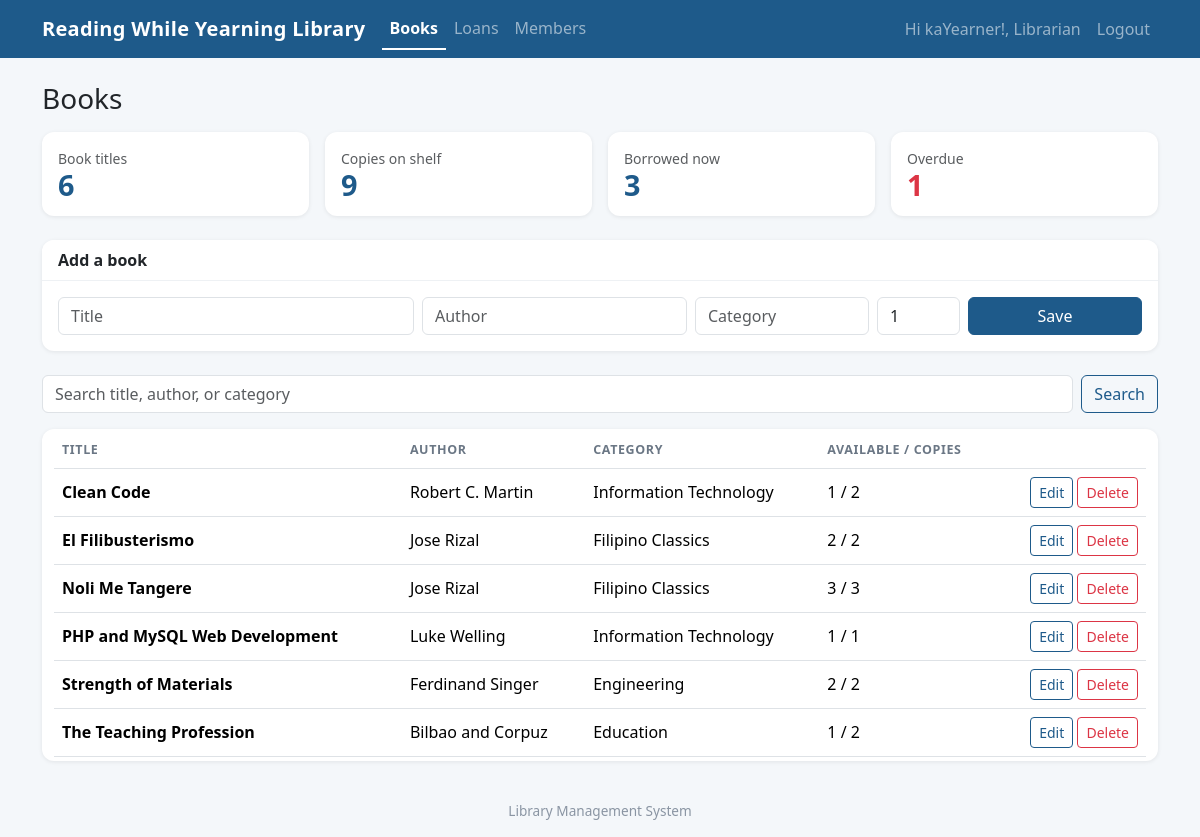
The app's page /admin/books.php (signed in) with its own data.
### tables this page shows
CREATE TABLE books (
  id INT AUTO_INCREMENT PRIMARY KEY,
  title VARCHAR(200) NOT NULL,
  author VARCHAR(120) NOT NULL,
  category VARCHAR(60) DEFAULT '',
  copies INT NOT NULL DEFAULT 1
);

### connection.php (called while the page is built, shortened)
<?php
function run_query($conn, $sql, $types = "", $params = array()) {
    $stmt = mysqli_prepare($conn, $sql);
    if ($types != "") {
        mysqli_stmt_bind_param($stmt, $types, ...$params);
    }
    if (!mysqli_stmt_execute($stmt)) {
        die("Query error: " . mysqli_stmt_error($stmt));
    }
    $result = mysqli_stmt_get_result($stmt);
    return $result;
}
function e($text) {
    return htmlspecialchars((string)$text, ENT_QUOTES, 'UTF-8');
}
?>

### admin/books.php (the view, shortened to what this page needs)
<?php
$base = '../';
include '../connection.php';
$edit = array('id' => 0, 'title' => '', 'author' => '', 'category' => '', 'copies' => 1);
$titles = mysqli_fetch_assoc(mysqli_query($conn, "SELECT COUNT(*) AS n FROM books"));
$copies_total = mysqli_fetch_assoc(mysqli_query($conn, "SELECT COALESCE(SUM(copies), 0) AS n FROM books"));
$borrowed = mysqli_fetch_assoc(mysqli_query($conn, "SELECT COUNT(*) AS n FROM loans WHERE returned_on IS NULL"));
$overdue = mysqli_fetch_assoc(run_query($conn, "SELECT COUNT(*) AS n FROM loans WHERE returned_on IS NULL AND due_on < ?", "s", array(date('Y-m-d'))));
$q = isset($_GET['q']) ? trim($_GET['q']) : "";
$like = "%" . $q . "%";
$books = run_query($conn,
    "SELECT b.*, b.copies - (SELECT COUNT(*) FROM loans l WHERE l.book_id = b.id AND l.returned_on IS NULL) AS available
     FROM books b
     WHERE b.title LIKE ? OR b.author LIKE ? OR b.category LIKE ?
     ORDER BY b.title",
    "sss", array($like, $like, $like));
include '../header.php';
?>
<h1 class="h3 mb-3">Books</h1>
<section class="row g-3 mb-4">
  <div class="col-6 col-md-3"><div class="card stat"><div class="card-body"><div class="text-muted small">Book titles</div><div class="num"><?php echo $titles['n']; ?></div></div></div></div>
  <div class="col-6 col-md-3"><div class="card stat"><div class="card-body"><div class="text-muted small">Copies on shelf</div><div class="num"><?php echo $copies_total['n'] - $borrowed['n']; ?></div></div></div></div>
  <div class="col-6 col-md-3"><div class="card stat"><div class="card-body"><div class="text-muted small">Borrowed now</div><div class="num"><?php echo $borrowed['n']; ?></div></div></div></div>
  <div class="col-6 col-md-3"><div class="card stat"><div class="card-body"><div class="text-muted small">Overdue</div><div class="num danger"><?php echo $overdue['n']; ?></div></div></div></div>
</section>
<section class="card mb-4">
  <div class="card-header"><?php echo $edit['id'] > 0 ? 'Edit book' : 'Add a book'; ?></div>
  <div class="card-body">
    <form method="POST" class="row g-2 needs-validation" novalidate>
      <div class="col-sm-4">
        <input type="text" name="title" class="form-control" placeholder="Title" value="<?php echo e($edit['title']); ?>" required>
      </div>
      <div class="col-sm-3">
        <input type="text" name="author" class="form-control" placeholder="Author" value="<?php echo e($edit['author']); ?>" required>
      </div>
      <div class="col-sm-2">
        <input type="text" name="category" class="form-control" placeholder="Category" value="<?php echo e($edit['category']); ?>">
      </div>
      <div class="col-sm-1">
        <input type="number" name="copies" class="form-control" placeholder="Copies" min="1" value="<?php echo e($edit['copies']); ?>" required>
      </div>
      <div class="col-sm-2">
        <button type="submit" class="btn btn-primary w-100">Save</button>
      </div>
    </form>
  </div>
</section>
<section>
  <form class="d-flex mb-3" method="GET">
    <input class="form-control me-2" type="search" name="q" placeholder="Search title, author, or category" value="<?php echo e($q); ?>">
    <button type="submit" class="btn btn-outline-primary">Search</button>
  </form>
  <?php if (mysqli_num_rows($books) == 0) { ?>
    <div class="alert alert-info">No books found.</div>
  <?php } else { ?>
  <div class="table-responsive">
    <table class="table align-middle bg-white">
      <thead><tr><th>Title</th><th>Author</th><th>Category</th><th>Available / Copies</th><th></th></tr></thead>
      <tbody>
      <?php while ($b = mysqli_fetch_assoc($books)) { ?>
        <tr>
          <td><strong><?php echo e($b['title']); ?></strong></td>
          <td><?php echo e($b['author']); ?></td>
          <td><?php echo e($b['category']); ?></td>
          <td><?php echo (int)$b['available']; ?> / <?php echo (int)$b['copies']; ?></td>
          <td class="text-end">
            <a class="btn btn-sm btn-outline-primary" href="books.php?edit=<?php echo $b['id']; ?>">Edit</a>
            <form method="POST" class="d-inline confirm-delete" data-message="Delete this book?">
              <button type="submit" class="btn btn-sm btn-outline-danger">Delete</button>
            </form>
          </td>
        </tr>
      <?php } ?>
      </tbody>
    </table>
  </div>
  <?php } ?>
</section>
<?php include '../footer.php'; ?>

### header.php (shortened to what this page needs)
<?php
$role = isset($_SESSION['role']) ? $_SESSION['role'] : '';
function nav_link($base, $page, $label) {
    $active = (substr($_SERVER['SCRIPT_NAME'], -strlen($page)) === $page) ? ' active' : '';
    echo '<li class="nav-item"><a class="nav-link' . $active . '" href="' . $base . $page . '">' . $label . '</a></li>';
}
?>
<!DOCTYPE html>
<html lang="en">
<head>
  <link href="https://cdn.jsdelivr.net/npm/bootstrap@5.3.3/dist/css/bootstrap.min.css" rel="stylesheet">
  <link href="<?php echo $base; ?>assets/style.css" rel="stylesheet">
</head>
<body>
<header>
  <nav class="navbar navbar-expand-md navbar-dark">
    <div class="container">
      <a class="navbar-brand" href="<?php echo $base; ?>index.php">Reading While Yearning Library</a>
      <div class="collapse navbar-collapse" id="menu">
        <ul class="navbar-nav me-auto">
          <?php if ($role == 'admin') { ?>
            <?php nav_link($base, 'admin/books.php', 'Books'); ?>
          <?php } elseif ($role == 'member') { ?>
            <?php nav_link($base, 'books.php', 'Books'); ?>
            <?php nav_link($base, 'my_loans.php', 'My Loans'); ?>
          <?php } ?>
        </ul>
        <ul class="navbar-nav">
          <?php if ($role != '') { ?>
            <li class="nav-item"><span class="nav-link">Hi kaYearner!, <?php echo e($_SESSION['name']); ?></span></li>
            <li class="nav-item"><a class="nav-link" href="<?php echo $base; ?>logout.php">Logout</a></li>
          <?php } else { ?>
            <?php nav_link($base, 'login.php', 'Login'); ?>
            <?php nav_link($base, 'register.php', 'Register'); ?>
          <?php } ?>
        </ul>
      </div>
    </div>
  </nav>
</header>
<main class="container py-4">

### footer.php (shortened to what this page needs)
</main>
<footer class="site-footer text-center py-3">Library Management System</footer>
</body>
</html>

### assets/style.css (style rules this page uses)
:root { --brand: #1e5a8a; --brand-dark: #154569; }
body { background: #f4f7fa; }
main { min-height: 75vh; }
h1 { font-weight: 700; }
.navbar { background: var(--brand) !important; }
.navbar-brand { font-weight: 700; letter-spacing: .3px; }
.navbar .nav-link.active { font-weight: 600; border-bottom: 2px solid #fff; }
.card { border: 0; border-radius: .75rem; box-shadow: 0 1px 4px rgba(0, 0, 0, .08); }
.card-header { background: #fff; font-weight: 600; border-bottom: 1px solid #eef1f4; border-radius: .75rem .75rem 0 0 !important; }
.table-responsive { background: #fff; border-radius: .75rem; box-shadow: 0 1px 4px rgba(0, 0, 0, .08); padding: .25rem .75rem; }
.table-responsive .table { margin-bottom: 0; }
.table thead th { color: #6b7785; font-size: .78rem; text-transform: uppercase; letter-spacing: .05em; }
.btn-primary { background: var(--brand); border-color: var(--brand); }
.btn-outline-primary { color: var(--brand); border-color: var(--brand); }
a { color: var(--brand); }
.stat .num { font-size: 1.8rem; font-weight: 700; line-height: 1.1; color: var(--brand); }
.stat .num.danger { color: #dc3545; }
.site-footer { color: #8a95a3; font-size: .85rem; }

### records on screen
books: title "Clean Code", author "Robert C. Martin", category "Information Technology", available "1", copies "2"
books: title "El Filibusterismo", author "Jose Rizal", category "Filipino Classics", available "2", copies "2"
books: title "Noli Me Tangere", author "Jose Rizal", category "Filipino Classics", available "3", copies "3"
books: title "PHP and MySQL Web Development", author "Luke Welling", category "Information Technology", available "1", copies "1"
books: title "Strength of Materials", author "Ferdinand Singer", category "Engineering", available "2", copies "2"
books: title "The Teaching Profession", author "Bilbao and Corpuz", category "Education", available "1", copies "2"

### other values on screen
$label "Books Loans Members"
$_SESSION['name'] "Librarian"
$titles['n'] "6"
$copies_total['n'] - $borrowed['n'] "9"
$borrowed['n'] "3"
$overdue['n'] "1"
